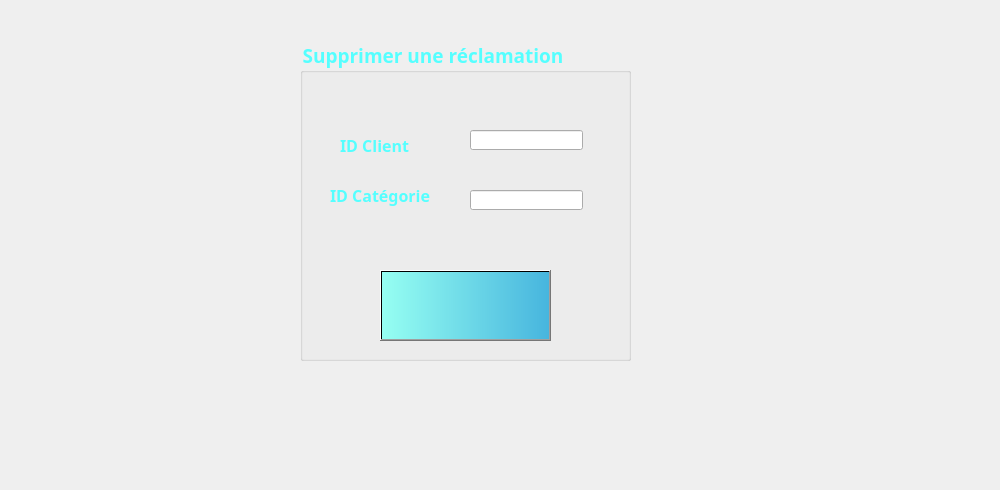
      <widget class="QWidget" name="tab_7">
       <attribute name="title">
        <string>Supprimer</string>
       </attribute>
       <widget class="QGroupBox" name="groupBox_3">
        <property name="geometry">
         <rect>
          <x>300</x>
          <y>40</y>
          <width>331</width>
          <height>321</height>
         </rect>
        </property>
        <property name="font">
         <font>
          <family>Lucida Calligraphy</family>
          <pointsize>14</pointsize>
          <weight>75</weight>
          <bold>true</bold>
         </font>
        </property>
        <property name="layoutDirection">
         <enum>Qt::LeftToRight</enum>
        </property>
        <property name="styleSheet">
         <string notr="true">color: rgb(255, 80, 97);
color: rgb(0, 255, 255);
color: rgb(85, 255, 255);
</string>
        </property>
        <property name="title">
         <string>Supprimer une réclamation</string>
        </property>
        <widget class="QLineEdit" name="lineEdit_10">
         <property name="geometry">
          <rect>
           <x>170</x>
           <y>90</y>
           <width>113</width>
           <height>20</height>
          </rect>
         </property>
        </widget>
        <widget class="QLabel" name="label_29">
         <property name="geometry">
          <rect>
           <x>168</x>
           <y>318</y>
           <width>2101</width>
           <height>2211</height>
          </rect>
         </property>
         <property name="text">
          <string/>
         </property>
         <property name="pixmap">
          <pixmap>macaron.jpg</pixmap>
         </property>
        </widget>
        <widget class="QLabel" name="label_30">
         <property name="geometry">
          <rect>
           <x>40</x>
           <y>90</y>
           <width>171</width>
           <height>31</height>
          </rect>
         </property>
         <property name="font">
          <font>
           <family>Lucida Calligraphy</family>
           <pointsize>12</pointsize>
           <weight>75</weight>
           <bold>true</bold>
          </font>
         </property>
         <property name="text">
          <string>ID Client</string>
         </property>
        </widget>
        <widget class="QPushButton" name="pushButton_3">
         <property name="geometry">
          <rect>
           <x>80</x>
           <y>230</y>
           <width>171</width>
           <height>71</height>
          </rect>
         </property>
         <property name="font">
          <font>
           <family>Lucida Calligraphy</family>
           <pointsize>11</pointsize>
           <weight>75</weight>
           <bold>true</bold>
          </font>
         </property>
         <property name="styleSheet">
          <string notr="true">background-color: qlineargradient(spread:pad, x1:0, y1:0, x2:1, y2:0, stop:0 rgba(150, 255, 242, 255), stop:1 rgba(71, 181, 222, 255));</string>
         </property>
         <property name="text">
          <string/>
         </property>
         <property name="icon">
          <iconset>
           <normaloff>../../../../Downloads/poubelle.png</normaloff>../../../../Downloads/poubelle.png</iconset>
         </property>
         <property name="iconSize">
          <size>
           <width>150</width>
           <height>150</height>
          </size>
         </property>
        </widget>
        <widget class="QLabel" name="label_31">
         <property name="geometry">
          <rect>
           <x>30</x>
           <y>140</y>
           <width>171</width>
           <height>31</height>
          </rect>
         </property>
         <property name="font">
          <font>
           <family>Lucida Calligraphy</family>
           <pointsize>12</pointsize>
           <weight>75</weight>
           <bold>true</bold>
          </font>
         </property>
         <property name="text">
          <string>ID Catégorie</string>
         </property>
        </widget>
        <widget class="QLineEdit" name="lineEdit_11">
         <property name="geometry">
          <rect>
           <x>170</x>
           <y>150</y>
           <width>113</width>
           <height>20</height>
          </rect>
         </property>
        </widget>
       </widget>
       <widget class="QLabel" name="label_35">
        <property name="geometry">
         <rect>
          <x>-51</x>
          <y>-30</y>
          <width>991</width>
          <height>481</height>
         </rect>
        </property>
        <property name="text">
         <string/>
        </property>
        <property name="pixmap">
         <pixmap>../../../../Downloads/154381946_1831634480335042_4446684979299693543_n.jpg</pixmap>
        </property>
       </widget>
       <zorder>label_35</zorder>
       <zorder>groupBox_3</zorder>
      </widget>
